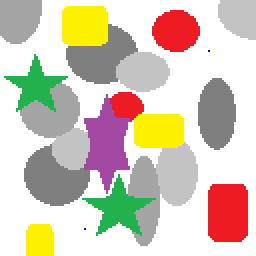
#> input picture Exercicios/imagens/ex2_3.png, 128 x 128 px (shown 2 times larger)
$ python ex2_aula120917.py   (Python 2 division)   (older library calls are emulated)
#> lines starting #> are read from the running program, lines starting #| are printed output that depends on the picture
#> further down, entrada is the input picture: shape (128, 128, 3); mean R, G, B 212.9, 200.9, 184.4
import scipy.misc
import matplotlib.pyplot as plt
import numpy as np
import math

path = "imagens/"
output = "imagens/resposta_ex2.png"
violeta = [ 163, 73, 164]
preto = [ 0, 0, 0]

def bordaVioleta( input):
#> called with input = 'imagens/ex2_3.png'
	imagemIN = scipy.misc.imread( input)
	shape = imagemIN.shape
#> shape = (128, 128, 3)
	print shape
#| (128, 128, 3)
	data = []

	for i in range(0, shape[0]):
		row = []
		for j in range(0, shape[1]):
			bS = 0
			bE = 0
			bD = 0
			bI = 0
			ok = 0
			if np.array_equal( imagemIN[i][j], violeta):
				##print "achou"
				##row.append([0,0,0])
				if not bS:
					if not np.array_equal( imagemIN[i-1][j], violeta):
						ok = 1
					# [6 lines of commented-out code are left out]
				else:
					ok = 1

				if not bI:
					if not np.array_equal( imagemIN[i+1][j], violeta):
						ok = 1
					# [6 lines of commented-out code are left out]
				else:
					ok = 1

				if not bE:
					if not np.array_equal( imagemIN[i][j-1], violeta):
						ok = 1
				else:
					ok = 1

				if not bD:
					if not np.array_equal( imagemIN[i][j+1], violeta):
						ok = 1
				else:
					ok = 1

				if ok == 1:
					row.append([0,0,0])
				else:
					row.append(imagemIN[i][j])
			else:
				##p = np.copy(imagemIN[i][j])
				##row.append(p)
				row.append(imagemIN[i][j])
			##	print "nop"
		data.append(row)
#> after the loop, data = 128 items

	scipy.misc.imsave(output,data)
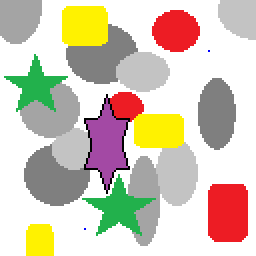
#> saved as resposta_ex2.png: PIL image 128x128 RGB (shown 2 times larger); mean R, G, B 211.7, 200.3, 183.2
	resultado = scipy.misc.imread(output)
	plt.imshow(resultado)
	plt.show()


imagem = path + "ex2_3.png"
entrada = scipy.misc.imread(imagem)
plt.imshow(entrada)
plt.show()
bordaVioleta( imagem)
